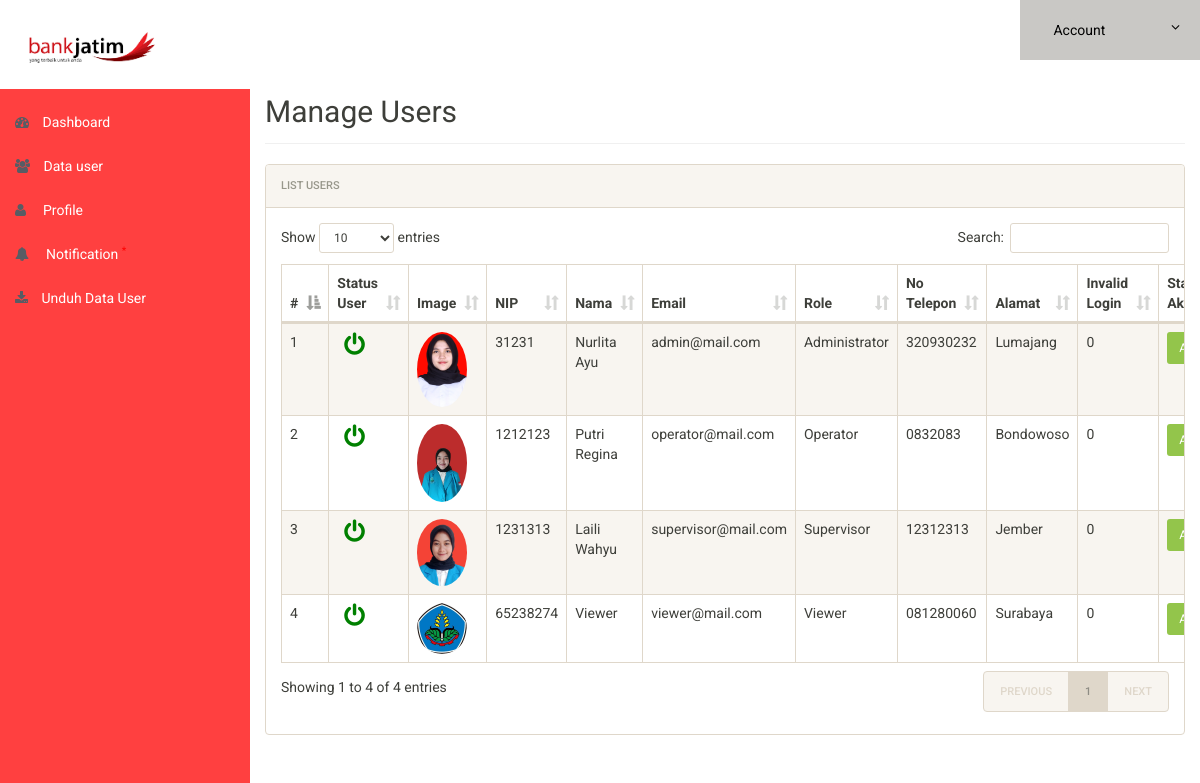
The page /admin/userlist.php (signed in) on the database its author committed.
### tables this page shows
CREATE TABLE `users` (
  `id` int(11) NOT NULL,
  `nip` int(11) NOT NULL,
  `name` varchar(50) NOT NULL,
  `email` varchar(50) NOT NULL,
  `password` varchar(50) NOT NULL,
  `role` varchar(50) NOT NULL,
  `mobile` varchar(50) NOT NULL,
  `designation` varchar(50) NOT NULL,
  `image` varchar(50) NOT NULL,
  `status` int(11) NOT NULL DEFAULT 0,
  `baned` enum('n','y') NOT NULL,
  `logintime` int(11) NOT NULL
);

### admin/userlist.php (the view, shortened to what this page needs)
<?php
include('includes/config.php');
if(strlen($_SESSION['alogin'])==0)
	{
header('location:index.php');
}
else{
 ?>
<!doctype html>
<html lang="en" class="no-js">
<head>
	<link rel="stylesheet" href="css/font-awesome.min.css">
	<link rel="stylesheet" href="css/bootstrap.min.css">
	<link rel="stylesheet" href="css/dataTables.bootstrap.min.css">
	<link rel="stylesheet" href="css/bootstrap-social.css">
	<link rel="stylesheet" href="css/bootstrap-select.css">
	<link rel="stylesheet" href="css/fileinput.min.css">
	<link rel="stylesheet" href="css/awesome-bootstrap-checkbox.css">
	<link rel="stylesheet" href="css/style.css">
</head>
<body>
	<?php include('includes/header.php');?>
	<div class="ts-main-content">
		<?php include('includes/leftbar.php');?>
		<div class="content-wrapper">
			<div class="container-fluid">
				<div class="row">
					<div class="col-md-12">
						<h2 class="page-title">Manage Users</h2>
						<div class="panel panel-default">
							<div class="panel-heading">List Users</div>
							<div class="panel-body">
								<table id="zctb" class="display table table-striped table-bordered table-hover" cellspacing="0" width="100%">
									<thead>
										<tr>
												<th>#</th>
												<th>Status User</th>
												<th>Image</th>
												<th>NIP</th>
                                                <th>Nama</th>
                                                <th>Email</th>
                                                <th>Role</th>
                                                <th>No Telepon</th>
                                                <th>Alamat</th>
												<th>Invalid Login</th>
                                                <th>Status Akses</th>
										</tr>
									</thead>
									<tbody>
<?php $sql = "SELECT * from  users ";
$query = $dbh -> prepare($sql);
$query->execute();
$results=$query->fetchAll(PDO::FETCH_OBJ);
$cnt=1;
if($query->rowCount() > 0)
{
foreach($results as $result)
{				?>
										<tr>
											<td><?php echo htmlentities($cnt);?></td>
											<td><?php if($result->status == '0')
                                                    {?>
                                                   <a href="userlist.php?activated=<?php echo $result->id;?>" onclick="return confirm('Do you want to Enable User');">&nbsp; <i class="fa fa-power-off" style="font-size:24px;color:red"></i></a>&nbsp;&nbsp;
												   <?php } else {?>
													<a href="userlist.php?deactivated=<?php echo $result->id;?>" onclick="return confirm('Do you want to Disable User');">&nbsp; <i class="fa fa-power-off" style="font-size:24px;color:green"></i></a>&nbsp;&nbsp;<?php } ?>
													</td>
											<td><img src="../images/<?php echo htmlentities($result->image);?>" style="width:50px; border-radius:50%;"/></td>
											<td><?php echo htmlentities($result->nip);?></td>
											<td><?php echo htmlentities($result->name);?></td>
                                            <td><?php echo htmlentities($result->email);?></td>
                                            <td><?php echo htmlentities($result->role);?></td>
                                            <td><?php echo htmlentities($result->mobile);?></td>
                                            <td><?php echo htmlentities($result->designation);?></td>
											<td><?php echo htmlentities($result->logintime);?>
                                            <td>
                                            <?php if($result->baned == "n")
                                                    {?>
                                                   <div style="text-align:center; height: 20px;"><button type="submit" class="btn-success btn-block btn-sm">Actived</button></div>
                                                    <?php } else {?>
													<a href="userlist.php?update=<?php echo $result->id;?>" onclick="return confirm('Do you want to unblocked');"><button class="btn-danger btn-block btn-sm"type="submit">Blocked</button></a>&nbsp;&nbsp; <?php } ?>
</td>
                                            </td>
										</tr>
										<?php $cnt=$cnt+1; }} ?>
									</tbody>
								</table>
							</div>
						</div>
					</div>
				</div>
			</div>
		</div>
	</div>
</body>
</html>
<?php } ?>

### admin/includes/header.php (shortened to what this page needs)
<div style ="background:white;"class="brand clearfix">
<h4 class="pull-left text-white" style="margin:20px 0px 10px 20px"><img style="width:40%;"src="img/logo.png">&nbsp; </h4>
		<ul class="ts-profile-nav">
			<li  class=" ts-account">
				<a style="background:#c9c8c5; color:black;" href="#"><img src="img/ts-avatar.jpg" class="ts-avatar hidden-side" alt=""> Account <i class="fa fa-angle-down hidden-side"></i></a>
			</li>
		</ul>
	</div>

### admin/includes/leftbar.php (shortened to what this page needs)
<nav style="background:#ff4040;" class="ts-sidebar">
		<ul  class="ts-sidebar-menu">
			<li  class="ts-label">Main</li>
			<li><a href="dashboard.php"><i class="fa fa-dashboard"></i> Dashboard</a></li>
		<li><a href="userlist.php"><i class="fa fa-users"></i> Data user</a>
		</li>
		<li><a href="profile.php"><i class="fa fa-user"></i> &nbsp;Profile</a>
		</li>
		<li><a href="notification.php"><i class="fa fa-bell"></i> &nbsp;Notification <sup style="color:red">*</sup></a>
		</li>
		<li><a href="download.php"><i class="fa fa-download"></i> Unduh Data User</a>
		</li>
		</ul>
	</nav>

### admin/css/style.css (style rules this page uses)
html { font-size: 14px; }
@media only screen and (min-width: 480px) { html { font-size: 17px; } }
@media only screen and (min-width: 768px) { html { font-size: 14px; } }
body { font-size: 1em; }
a { color: #37a6c4; }
.panel { overflow: hidden; }
.text-white, .text-light { color: #fff !important; }
ul, li { margin: 0; padding: 0; list-style: none; }
.page-title { padding-bottom: 15px; margin-bottom: 20px; border-bottom: 1px solid #f0f0f0; }
.brand { background: #3e454c; position: relative; z-index: 3; position: fixed; width: 100%; top: 0; }
.brand .ts-profile-nav { float: right; display: none; }
.brand .ts-profile-nav li { float: left; position: relative; }
.brand .ts-profile-nav li a { display: block; padding: 20px; color: #fff; }
.brand .ts-profile-nav .ts-account .fa-angle-down { float: right; }
.brand .ts-profile-nav .ts-account > a { width: 180px; background: #2c3136; }
@media only screen and (min-width: 992px) { .brand .ts-profile-nav { display: block; } }
.ts-sidebar { background: #2c3136; max-height: 0; transition: max-height 0.3s; overflow: hidden; position: fixed; z-index: 2; width: 100%; bottom: 0; top: 60px; overflow-y: auto; }
@media only screen and (min-width: 992px) { .ts-sidebar { max-height: 100%; bottom: 0; } }
.ts-sidebar-menu .ts-label { color: #585c64; font-weight: bold; padding: 8px 15px; text-transform: uppercase; font-size: 10px; letter-spacing: 3px; margin-top: 10px; }
.ts-sidebar-menu a { display: block; text-decoration: none; padding: 12px 15px; color: #fff; }
.ts-sidebar-menu li { position: relative; }
.ts-sidebar-menu li i { color: #585c64; margin-right: 10px; }
.ts-main-content .content-wrapper { padding-top: 15px; margin-top: 60px; }
@media only screen and (min-width: 992px) { .ts-main-content .ts-sidebar { width: 250px; float: left; } }
@media only screen and (min-width: 992px) { .ts-main-content .content-wrapper { margin-left: 250px; } }

### rows shown on the page
users: image (picture), nip "31231", name "Nurlita Ayu", email "admin@mail.com", role "Administrator", mobile "320930232", designation "Lumajang", logintime "0"
users: image (picture), nip "1212123", name "Putri Regina", email "operator@mail.com", role "Operator", mobile "0832083", designation "Bondowoso", logintime "0"
users: image (picture), nip "1231313", name "Laili Wahyu", email "supervisor@mail.com", role "Supervisor", mobile "12312313", designation "Jember", logintime "0"
users: image (picture), nip "65238274", name "Viewer", email "viewer@mail.com", role "Viewer", mobile "081280060", designation "Surabaya", logintime "0"
